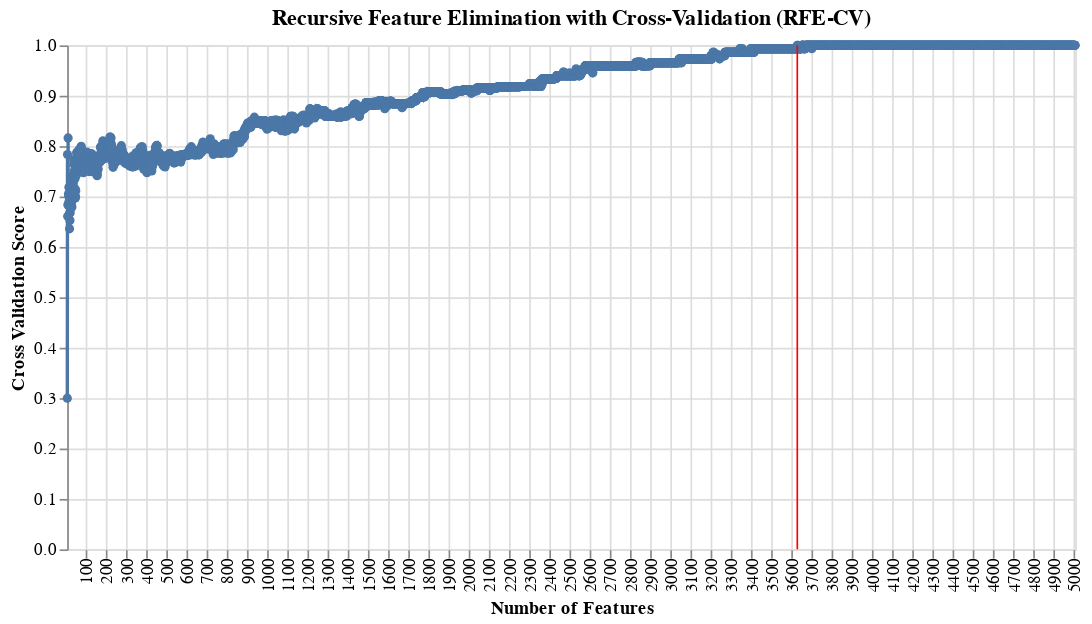

Notebook source saved alongside this figure:
### Markdown cell above
__Recursive Feature Elimination with Cross-Validation__  
The plot (RFE-CV) shows the relationship between the number of selected features and the cross-validated score (accuracy in this case). Here's how to interpret the plot:

* X-axis (Number of Features Selected):  
Each point on the x-axis represents the number of features selected during the RFE process. It starts from 1 and goes up to the total number of features in your dataset.  
* Y-axis (Cross-Validated Score):  
The y-axis represents the cross-validated score (accuracy in this case) corresponding to the number of features selected. The higher the y-value, the better the model's performance.  

* Plot Shape:  
The elbow or plateau in the plot is the point where adding more features doesn't significantly improve the cross-validated score. We want to find a balance between the number of features and the model's performance.

### Code cell
# Assuming 'results_df_ext' is your DataFrame


alt.themes.enable("fivethirtyeight")

# Create Altair chart with attribute syntax
chart = alt.Chart(data=results_df_ext, width=600).mark_line(point=True)

chart = chart.encode(
    x=alt.X('Number_of_Features:O', 
            axis=alt.Axis(ticks=True, labels=True, 
                          values=list(range(0, max_features+1, 100)), 
                          title='Number of Features',
                          grid=True,  # Show gridlines
                          domain=False,  # Hide x-axis line
                          labelAlign='right',  # Align labels to the right for better readability
                          labelPadding=0,  # Add padding to labels
                          tickMinStep=100)  # Set the interval between ticks
           ),
    y=alt.Y('Cross_Validated_Score:Q',
           axis=alt.Axis(title='Cross Validation Score')),
    tooltip=['Number_of_Features:O', 'Cross_Validated_Score:Q']
)

chart = chart.properties(
    title='Recursive Feature Elimination with Cross-Validation (RFE-CV)'  # Add the title here
)

# Add a vertical red line to represent optimal_num_features
red_line = alt.Chart(pd.DataFrame({'x': [optimal_num_features]})).mark_rule(color='red').encode(x='x:O')

# Combine the main chart and the red line
combined_chart = chart + red_line

# Show the chart
combined_chart

### Figure 1 — Vega-Lite specification as saved in the notebook (floating-point values rounded to 4 significant figures; data arrays with more than 128 entries replaced by an {"elided": "..."} marker saying what was removed)
{"usermeta": {"embedOptions": {"theme": "fivethirtyeight"}}, "config": {"view": {"continuousWidth": 400, "continuousHeight": 300}}, "layer": [{"data": {"name": "data-f858bcad47c3765d1354badc6652adaf"}, "mark": {"type": "line", "point": true}, "encoding": {"tooltip": [{"field": "Number_of_Features", "type": "ordinal"}, {"field": "Cross_Validated_Score", "type": "quantitative"}], "x": {"axis": {"domain": false, "grid": true, "labelAlign": "right", "labelPadding": 0, "labels": true, "tickMinStep": 100, "ticks": true, "title": "Number of Features", "values": [0, 100, 200, 300, 400, 500, 600, 700, 800, 900, 1000, 1100, 1200, 1300, 1400, 1500, 1600, 1700, 1800, 1900, 2000, 2100, 2200, 2300, 2400, 2500, 2600, 2700, 2800, 2900, 3000, 3100, 3200, 3300, 3400, 3500, 3600, 3700, 3800, 3900, 4000, 4100, 4200, 4300, 4400, 4500, 4600, 4700, 4800, 4900, 5000]}, "field": "Number_of_Features", "type": "ordinal"}, "y": {"axis": {"title": "Cross Validation Score"}, "field": "Cross_Validated_Score", "type": "quantitative"}}, "title": "Recursive Feature Elimination with Cross-Validation (RFE-CV)", "width": 600}, {"data": {"name": "data-661ed4e3f01ea8e7f0ba7f11c3d21c81"}, "mark": {"type": "rule", "color": "red"}, "encoding": {"x": {"field": "x", "type": "ordinal"}}}], "$schema": "https://vega.github.io/schema/vega-lite/v4.17.0.json", "datasets": {"data-f858bcad47c3765d1354badc6652adaf": {"elided": "5000 records"}, "data-661ed4e3f01ea8e7f0ba7f11c3d21c81": [{"x": 3622}]}}
